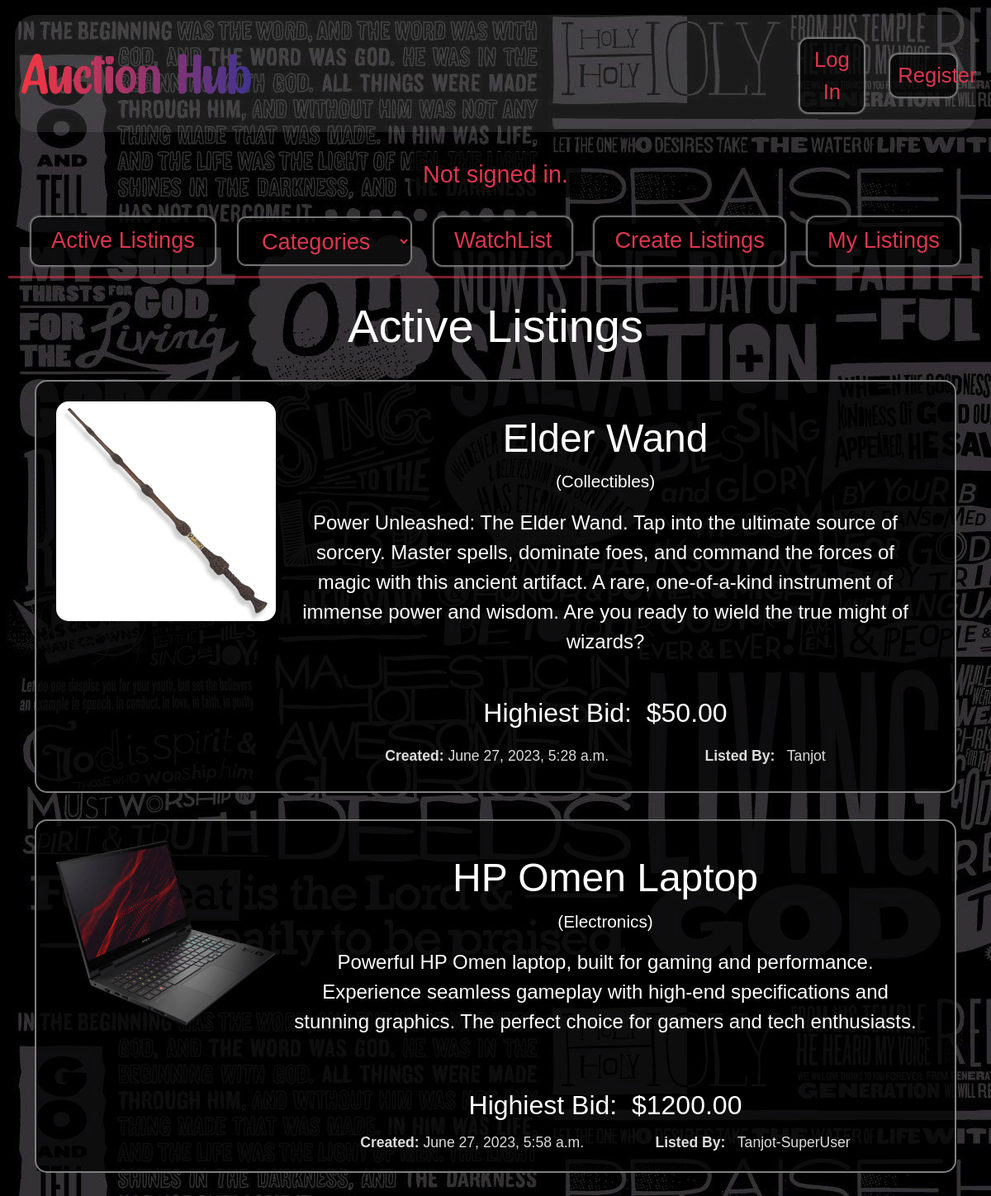
The page / on the database its author committed.
### auctions/models.py (models this page shows)
class ActiveItems(models.Model):
    Item = models.ForeignKey(Items, on_delete=models.CASCADE, related_name="ActiveItems")
    Highiest_Bid = models.DecimalField(max_digits=10, decimal_places=2)
    Date_uploaded = models.DateTimeField(auto_now_add=True)

class Items(models.Model):
    CATEGORIES = [
        ('electronics', 'Electronics'),
        ('clothing', 'Clothing'),
        ('collectibles', 'Collectibles')
    ]
    Item_id = models.AutoField(primary_key=True)
    Title = models.CharField(max_length=100)
    Description = models.TextField()
    Image = models.ImageField(upload_to='images/')
    Starting_price = models.DecimalField(max_digits=10, decimal_places=2)
    Seller = models.ForeignKey(User, on_delete=models.CASCADE, related_name="Listings")
    Category = models.CharField(choices=CATEGORIES, max_length=100)

class User(AbstractUser):
    def __str__(self):
        return f"{self.username}"

### auctions/views.py (the view)
# urls.py: path("", views.index, name="index"),
def index(request):
    if request.method == "POST":
        category_selected = request.POST["category"]
        if category_selected.lower() == "categories":
            categories = [("Categories", "selected")]
            for category in Items.CATEGORIES:
                categories.append((category[1], ""))
            return render(request, "auctions/index.html", {
                "Items" : ActiveItems.objects.all(),
                "categories_navigation" : categories
            })
        items = ActiveItems.objects.all()
        category_to_display = []
        for i in range(len(items)):
            item_category = items[i].Item.Category
            if item_category.lower() == category_selected.lower():
                category_to_display.append(items[i])
        categories = [("Categories", "")]
        for category in Items.CATEGORIES:
            if category[1].lower() == category_selected.lower():
                categories.append((category[1], "selected"))
            else:
                categories.append((category[1], ""))
        return render(request, "auctions/index.html", {
            "Items" : category_to_display,
            "categories_navigation" : categories
        })
    else:
        message = ''
        if 'message' in request.GET:
            message = request.GET.get('message')
        categories = [("Categories", "selected")]
        for category in Items.CATEGORIES:
            categories.append((category[1], ""))
        return render(request, "auctions/index.html", {
            "Message" : message,
            "Items" : ActiveItems.objects.all(),
            "categories_navigation" : categories
        })

### auctions/templates/auctions/index.html (shortened to what this page needs)
{% extends "auctions/layout.html" %}
{% block body %}
{% load static %}
    <h1 id="Page-Heading">Active Listings</h1>
    <div id="Items-flex">
        {% for item in Items %}
            <a href="{% url 'openListing' listing_id=item.Item.Item_id %}" class="item-link">
                <div class="item-box">
                    <div class="item-box-grid">
                        <img src="{{ item.Item.Image.url }}" class="item-image">
                        <div class="details-grid">
                            <div class="details-box">
                                <h1 class="title-listing">{{ item.Item.Title }}</h1>
                                <p class="category-listing">({{ item.Item.Category|title }})</p>
                                <p class="description-listing">{{ item.Item.Description }}</p>
                            </div>
                            <div class="price-listing">
                                <h2>Highiest Bid:&nbsp&nbsp${{item.Highiest_Bid}}</h2>
                            </div>
                            <div class="details-footer">
                                <h6><b>Created:</b> {{ item.Date_uploaded }}</h6>
                                <h6><b>Listed By:&nbsp&nbsp</b> {{ item.Item.Seller }}</h6>
                            </div>
                        </div>
                    </div>
                </div>
            </a>
        {% endfor %}
    </div>
{% endblock %}

### auctions/static/auctions/styles.css (style rules this page uses)
body { padding: 10px; background: url("/static/auctions/background2.jpg"); color: white; font-family: 'Gill Sans', 'Gill Sans MT', Calibri, 'Trebuchet MS', sans-serif; }
#Page-Heading { text-align: center; margin-top: 0.8rem; border-top: solid #dd354e91; padding-top: 1.5rem; }
#Items-flex { display: flex; flex-direction: column; margin: 2rem; }
.item-box { border: solid 2px gray; border-radius: 15px; background-color: #000000ba; }
.item-box-grid { display: grid; grid-template-columns: 25% 75%; margin: 1.5rem; }
.item-image { width: 100%; border-radius: 15px; }
.details-box { text-align: center; padding: 1rem; }
.description-listing { font-size: 1.5rem; }
.title-listing { font-size: 3rem; }
.category-listing { font-size: 1.3rem; }
.details-grid { display: grid; grid-template-columns: auto; grid-template-rows: 80% 10% 10%; }
.details-footer { color: gainsboro; padding: 1rem; display: flex; flex-direction: row; justify-content: space-evenly; font-size: 1rem; }
.details-footer h6 { font-size: 1.1rem; }
.item-link { text-decoration: none; color: white; margin-bottom: 2rem; }
.price-listing { text-align: center; }
#Page-Heading { font-size: 3.5rem; }

### rows shown on the page
ActiveItems: Item.Image (picture), Item.Title "Elder Wand", Item.Category "Collectibles", Item.Description "Power Unleashed: The Elder Wand. Tap into the ultimate source of sorcery. Master spells, dominate foes, and command the forces of magic with this ancient artifact. A rare, one-of-a-kind instrument of immense power and wisdom. Are you ready to wield the true might of wizards?", Highiest_Bid "50.00", Date_uploaded "June 27, 2023, 5:28 a.m.", Item.Seller "Tanjot"
ActiveItems: Item.Image (picture), Item.Title "HP Omen Laptop", Item.Category "Electronics", Item.Description "Powerful HP Omen laptop, built for gaming and performance. Experience seamless gameplay with high-end specifications and stunning graphics. The perfect choice for gamers and tech enthusiasts.", Highiest_Bid "1200.00", Date_uploaded "June 27, 2023, 5:58 a.m.", Item.Seller "Tanjot-SuperUser"

### other values the page prints
form field category "Categories"
